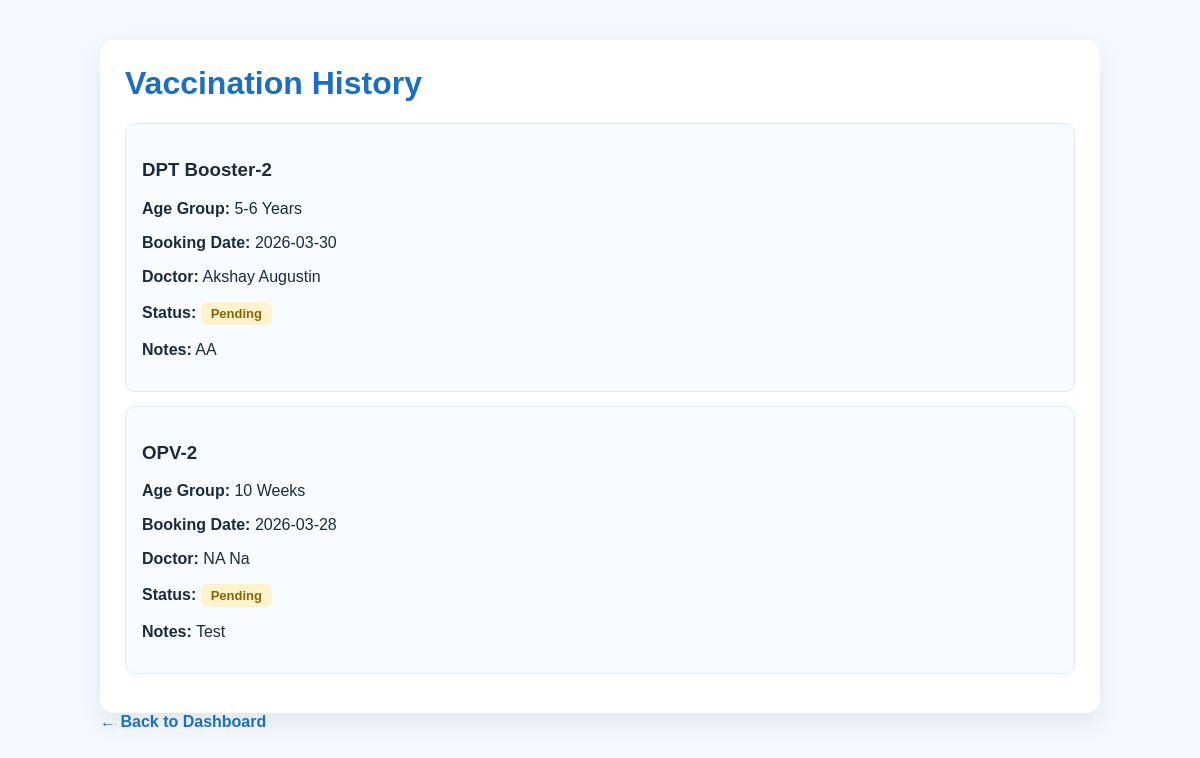
/vaccine_history.php (signed in), run on the app's committed database.
### tables this page shows
CREATE TABLE `vaccine_bookings` (
  `id` int(10) UNSIGNED NOT NULL,
  `parent_user_id` int(10) UNSIGNED NOT NULL,
  `vaccine_id` int(10) UNSIGNED NOT NULL,
  `doctor_id` int(10) UNSIGNED DEFAULT NULL,
  `hospital_id` int(11) DEFAULT NULL,
  `booking_date` date NOT NULL,
  `notes` text DEFAULT NULL,
  `status` varchar(50) NOT NULL DEFAULT 'pending',
  `hospital_status` varchar(30) NOT NULL DEFAULT 'not_sent',
  `sent_to_hospital_at` datetime DEFAULT NULL,
  `reminder_date` date DEFAULT NULL,
  `created_at` timestamp NOT NULL DEFAULT current_timestamp()
);

CREATE TABLE `vaccines` (
  `id` int(10) UNSIGNED NOT NULL,
  `vaccine_name` varchar(150) NOT NULL,
  `age_group` varchar(100) NOT NULL,
  `protects_against` varchar(255) DEFAULT NULL,
  `description` text NOT NULL,
  `status` varchar(50) NOT NULL DEFAULT 'active',
  `created_at` timestamp NOT NULL DEFAULT current_timestamp()
);

CREATE TABLE `doctors` (
  `id` int(10) UNSIGNED NOT NULL,
  `user_id` int(10) UNSIGNED DEFAULT NULL,
  `doctor_name` varchar(150) NOT NULL,
  `department` varchar(150) NOT NULL,
  `hospital_id` int(11) DEFAULT NULL,
  `email` varchar(150) DEFAULT NULL,
  `phone` varchar(30) DEFAULT NULL,
  `created_at` timestamp NOT NULL DEFAULT current_timestamp(),
  `qualification` varchar(150) DEFAULT NULL,
  `clinic_name` varchar(150) DEFAULT NULL
);

### app/Helpers/helpers.php (called while the page is built, shortened)
<?php
function e(?string $value): string
{
    return htmlspecialchars((string)$value, ENT_QUOTES, 'UTF-8');
}

### vaccine_history.php (the view, shortened to what this page needs)
<?php
include("connect.php");
require_once "app/Helpers/helpers.php";
$user = $_SESSION['auth'];
$stmt = $conn->prepare("
    SELECT vb.*, v.vaccine_name, v.age_group, d.doctor_name
    FROM vaccine_bookings vb
    INNER JOIN vaccines v ON vb.vaccine_id = v.id
    LEFT JOIN doctors d ON vb.doctor_id = d.id
    WHERE vb.parent_user_id = ?
    ORDER BY vb.booking_date DESC
");
$stmt->bind_param("i", $user['id']);
$stmt->execute();
$result = $stmt->get_result();
?>
<!DOCTYPE html>
<html lang="en">
<head>
</head>
<body>
<div class="wrap">
    <div class="card">
        <h1>Vaccination History</h1>
        <?php if ($result->num_rows > 0): ?>
            <?php while ($row = $result->fetch_assoc()): ?>
                <div class="item">
                    <h3><?php echo e($row['vaccine_name']); ?></h3>
                    <p><strong>Age Group:</strong> <?php echo e($row['age_group']); ?></p>
                    <p><strong>Booking Date:</strong> <?php echo e($row['booking_date']); ?></p>
                    <p><strong>Doctor:</strong> <?php echo e($row['doctor_name'] ?? 'Not assigned'); ?></p>
                    <p>
                        <strong>Status:</strong>
                        <span class="status <?php echo e($row['status']); ?>">
                            <?php echo e(ucfirst($row['status'])); ?>
                        </span>
                    </p>
                    <p><strong>Notes:</strong> <?php echo e($row['notes']); ?></p>
                </div>
            <?php endwhile; ?>
        <?php else: ?>
            <p>No vaccine history found.</p>
        <?php endif; ?>
    </div>
    <a class="back-link" href="dashboard.php">← Back to Dashboard</a>
</div>
</body>
</html>

### vaccine_history.php (style rules this page uses)
body { margin:0; font-family:Arial,sans-serif; background:#f4f9ff; color:#1b2b3a; padding:40px 20px; }
.wrap { max-width:1000px; margin:auto; }
.card { background:#fff; padding:25px; border-radius:14px; box-shadow:0 10px 25px rgba(0,0,0,0.08); }
.item { background:#f9fcff; border:1px solid #d9ebfb; padding:16px; border-radius:10px; margin-bottom:14px; }
h1 { color:#1b6ec2; margin-top:0; }
.back-link { color:#1b6ec2; font-weight:bold; text-decoration:none; }
.status { display:inline-block; padding:4px 10px; border-radius:6px; font-size:13px; font-weight:bold; }
.status.pending { background: #fff3cd; color: #856404; }

### data on the page
vaccine_bookings: vaccine.vaccine_name "DPT Booster-2", vaccine.age_group "5-6 Years", booking_date "2026-03-30", doctor.doctor_name "Akshay Augustin", status "Pending", notes "AA"
vaccine_bookings: vaccine.vaccine_name "OPV-2", vaccine.age_group "10 Weeks", booking_date "2026-03-28", doctor.doctor_name "NA Na", status "Pending", notes "Test"
